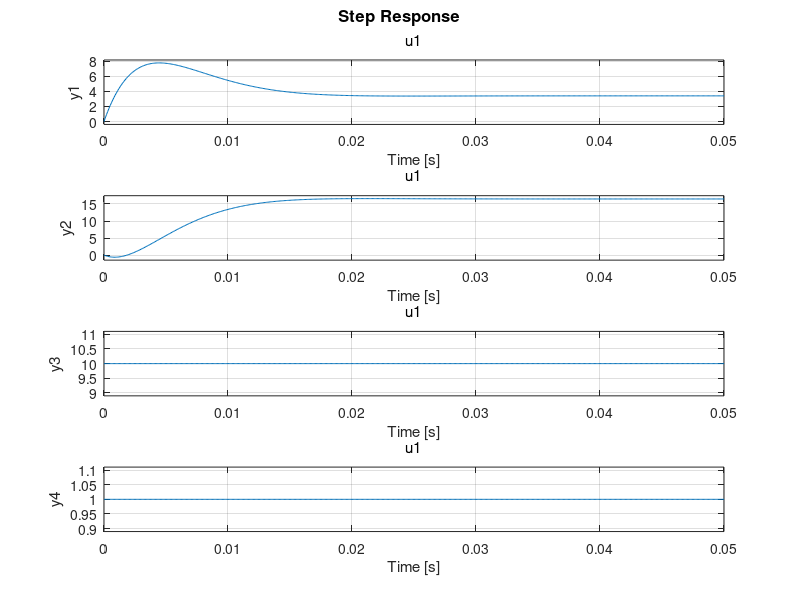

MATLAB code for this plot:
% Simulation eines fremderregten Gleichstrommotors GS-M_ZR.m
% im Zustandsraum
% Vorgabe von J, Psi, R_A, L_A und M_R1; Verwendung von M_R1s

J=0.75e-3;	% kg m²
Psi=0.35;	  % V s - ist gleich KT bzw. KE
R_A=0.95;	  % Ohm
L_A=1.9e-3;	% H
M_R1=70.6e-3;	% N m/1000 Upm
%M_R0=0;	% N m  - trockene Reibung
M_R0=0.18;	% N m  - trockene Reibung
M_L0=1;     % N m  - Lastmoment
%M_L0=0;		% N m  - Lastmoment
M_R1s=M_R1*60/(2*pi*1000);	% Umrechnung in N m s
U_A0 = 10;	% V - Eingangssprung
%U_A0=0;		% V - Eingangssprung
U_B=0.5;		% V - Buerstenspannung

% Zustandsraumbeschreibung bauen
A=[-R_A/L_A -Psi/L_A		% Systemmatrix
   Psi/J -M_R1s/J];

B=[(U_A0-2*U_B)/L_A   % Eingangsmatrix fuer Ankerspannungs- und Lastsprung
   -(M_L0+M_R0)/J];

C=[eye(2,2)
   zeros(2,2)];       % Ausgangsmatrix

D=[zeros(2,1)
   U_A0
   M_L0];    % Durchgangsmatrix - Eingangsgroesse darstellen
   
GS_M=ss(A,B,C,D);
instants=0:0.0001:0.05; % 50 ms Zeitbasis
step (GS_M, instants);
[NUM, DEN] = ss2tf (GS_M);
